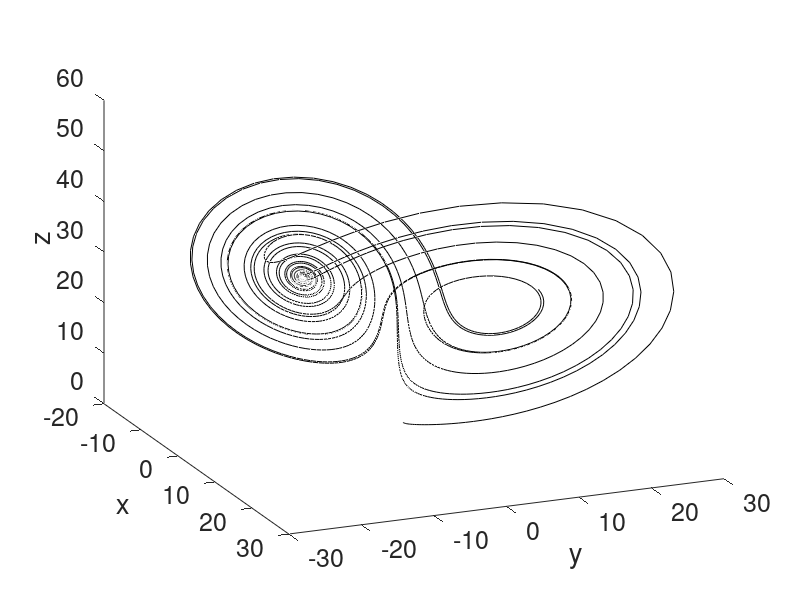

Write the MATLAB code that produced this figure. (Note: this script raises an error after producing the figure.)
%% Using |mdDelay()| and |mdFnn()| to estimate embedding of the Lorenz attractor
% 
% This file contains examples of how to use the functions mdDelay and mdFnn
% on example data from the Lorenz equations. This script was used to
% produce Figure 1 and Figure 2 in the article, but also contains some
% additional examples of calling the functions and plotting the results.
%
% 


%% Load the data and set font size for plots

data = load('lorenz_3d_timeseries.txt');
fontSize = 18;

%% Plot the full Lorenz attractor (Figure 1a in the article)
figure1a = figure;
set(gcf,'color','white')
axes1a = axes('Parent',figure1a);
hold(axes1a,'on');
plot3(data(:,1),data(:,2),data(:,3),'k')
xlabel('x')
ylabel('y')
zlabel('z')
view(axes1a,[67 25]);
set(gca,'FontSize',fontSize,'fontWeight','normal')
print('Figure1a','-dpng')

%% Estimate the time delay and plot only the x-variable
tau = mdDelay(data(:,1), 'maxLag', 25, 'plottype', 'all');
set(gca,'FontSize',fontSize,'fontWeight','normal')
disp('x: tau = ' + string(tau))
estimatedTau = round(tau) % Round tau to get integer value

%% Construct time delayed versions of the x-variable (Figure 1b-d in the aricle)
% To see the effect in the plot we use an exaggerated value of tau
% For illustration purposes: tau = 40
tau = 40;
figure();
set(gcf,'color','white')
% Plot the x variable
subplot(3,1,1), plot(data(:,1),'k')
ylabel('x')
axis([0 2000 min(data(:,1)) max(data(:,1))])
set(gca,'FontSize',fontSize,'fontWeight','normal')
set(findall(gcf,'type','text'),'FontSize',fontSize,'fontWeight','normal')
% Plot the x variable delayed by tau
subplot(3,1,2), plot(data(1 + tau:end,1),'k')
ylabel('x')
axis([0 2000 min(data(:,1)) max(data(:,1))])
set(gca,'FontSize',fontSize,'fontWeight','normal')
set(findall(gcf,'type','text'),'FontSize',fontSize,'fontWeight','normal')
subplot(3,1,3), plot(data(1 + 2 * tau:end,1),'k')
ylabel('x')
xlabel('time')
axis([0 2000 min(data(:,1)) max(data(:,1))])
set(gca,'FontSize',fontSize,'fontWeight','normal')
set(findall(gcf,'type','text'),'FontSize',fontSize,'fontWeight','normal')

%% Reconstruct the attractor based on embedding the time delayed x time series (Figure 1e in the article)
% Visual inspection of the AMI function indicates that the first local
% minimium value is too high a value for tau, since the AMI reaches
% essentially the same level at tau around 13, so we will pick this value.
tau = 13;
% Embedding dimension (from mdFnn, or table 1 in the article).
m = 3;
figure1e = figure();
set(gcf,'color','white')
axes1e = axes('Parent',figure1e);
hold(axes1e,'on');
plot3(data(1:end-(m-1)*tau,1),data(1+tau:end-(m-2)*tau,1),data(1+2*tau:end,1),'k')
xlabel('x')
ylabel('y')
zlabel('z')
view(axes1e,[67 25]);
set(gca,'FontSize',fontSize,'fontWeight','normal')
set(findall(gcf,'type','text'),'FontSize',fontSize,'fontWeight','normal')

%% Estimate time delay and plot AMI using all variables (Figure 2a in article)
tau = mdDelay(data, 'maxLag', 25, 'plottype', 'all');
set(gca,'FontSize',fontSize,'fontWeight','normal')
disp('xyz: tau = ' + string(tau))
print('Figure2a','-dpng')


%% Estimate the embedding dimension (Figure 2b in the article)
[fnnPercent, embeddingDimension] = mdFnn(data, round(tau));
set(gca,'FontSize',fontSize,'fontWeight','normal')
print('Figure2b','-dpng')

%% Alternative method to find time delay using first local minimum criterion
tau = mdDelay(data, 'maxLag', 25, 'plottype', 'all', 'criterion', 'localMin');
set(gca,'FontSize',fontSize,'fontWeight','normal')
disp('xyz: tau = ' + string(tau))

%% Plot the average AMI and standard deviation
tau = mdDelay(data, 'maxLag', 25, 'plottype', 'mean');
set(gca,'FontSize',fontSize,'fontWeight','normal')
disp('xyz: tau = ' + string(tau))

%% Time delay and plot only the y-variable
tau = mdDelay(data(:,2), 'maxLag', 25, 'plottype', 'all');
set(gca,'FontSize',fontSize,'fontWeight','normal')
disp('y: tau = ' + string(tau))


%% Time delay and plot only the z-variable
tau = mdDelay(data(:,3), 'maxLag', 25, 'plottype', 'all');
set(gca,'FontSize',fontSize,'fontWeight','normal')
disp('z: tau = ' + string(tau))


%% Time delay and plot x and y variables
tau = mdDelay(data(:,1:2), 'maxLag', 25, 'plottype', 'all');
set(gca,'FontSize',fontSize,'fontWeight','normal')
disp('xy: tau = ' + string(tau))


%% Time delay and plot x and z variables
tau = mdDelay(data(:,[1,3]), 'maxLag', 25, 'plottype', 'all');
set(gca,'FontSize',fontSize,'fontWeight','normal')
disp('xz: tau = ' + string(tau))


%% Time delay and plot y and z variables
tau = mdDelay(data(:,2:3), 'maxLag', 25, 'plottype', 'all');
set(gca,'FontSize',fontSize,'fontWeight','normal')
disp('yz: tau = ' + string(tau))